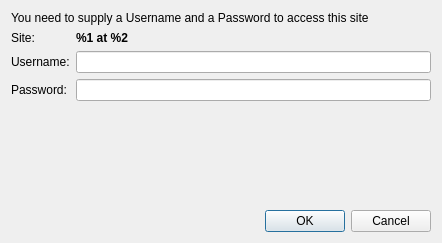
<?xml version="1.0" encoding="UTF-8"?>
<ui version="4.0">
 <class>LoginDialog</class>
 <widget class="QDialog" name="LoginDialog">
  <property name="geometry">
   <rect>
    <x>0</x>
    <y>0</y>
    <width>442</width>
    <height>243</height>
   </rect>
  </property>
  <property name="windowTitle">
   <string>Http authentication required</string>
  </property>
  <layout class="QGridLayout">
   <item row="0" column="0" colspan="2">
    <widget class="QLabel" name="label">
     <property name="text">
      <string>You need to supply a Username and a Password to access this site</string>
     </property>
     <property name="wordWrap">
      <bool>false</bool>
     </property>
    </widget>
   </item>
   <item row="2" column="0">
    <widget class="QLabel" name="label_2">
     <property name="text">
      <string>Username:</string>
     </property>
    </widget>
   </item>
   <item row="2" column="1">
    <widget class="QLineEdit" name="mAccount"/>
   </item>
   <item row="3" column="0">
    <widget class="QLabel" name="label_3">
     <property name="text">
      <string>Password:</string>
     </property>
    </widget>
   </item>
   <item row="3" column="1">
    <widget class="QLineEdit" name="mPassword">
     <property name="echoMode">
      <enum>QLineEdit::Password</enum>
     </property>
    </widget>
   </item>
   <item row="5" column="0" colspan="2">
    <widget class="QDialogButtonBox" name="buttonBox">
     <property name="orientation">
      <enum>Qt::Horizontal</enum>
     </property>
     <property name="standardButtons">
      <set>QDialogButtonBox::Cancel|QDialogButtonBox::Ok</set>
     </property>
    </widget>
   </item>
   <item row="1" column="0">
    <widget class="QLabel" name="label_4">
     <property name="text">
      <string>Site:</string>
     </property>
    </widget>
   </item>
   <item row="1" column="1">
    <widget class="QLabel" name="siteDescription">
     <property name="font">
      <font>
       <weight>75</weight>
       <bold>true</bold>
      </font>
     </property>
     <property name="text">
      <string>%1 at %2</string>
     </property>
     <property name="wordWrap">
      <bool>true</bool>
     </property>
    </widget>
   </item>
   <item row="4" column="0">
    <spacer>
     <property name="orientation">
      <enum>Qt::Vertical</enum>
     </property>
     <property name="sizeHint" stdset="0">
      <size>
       <width>20</width>
       <height>40</height>
      </size>
     </property>
    </spacer>
   </item>
  </layout>
 </widget>
 <resources/>
 <connections>
  <connection>
   <sender>buttonBox</sender>
   <signal>accepted()</signal>
   <receiver>LoginDialog</receiver>
   <slot>accept()</slot>
   <hints>
    <hint type="sourcelabel">
     <x>248</x>
     <y>254</y>
    </hint>
    <hint type="destinationlabel">
     <x>157</x>
     <y>274</y>
    </hint>
   </hints>
  </connection>
  <connection>
   <sender>buttonBox</sender>
   <signal>rejected()</signal>
   <receiver>LoginDialog</receiver>
   <slot>reject()</slot>
   <hints>
    <hint type="sourcelabel">
     <x>316</x>
     <y>260</y>
    </hint>
    <hint type="destinationlabel">
     <x>286</x>
     <y>274</y>
    </hint>
   </hints>
  </connection>
 </connections>
</ui>
